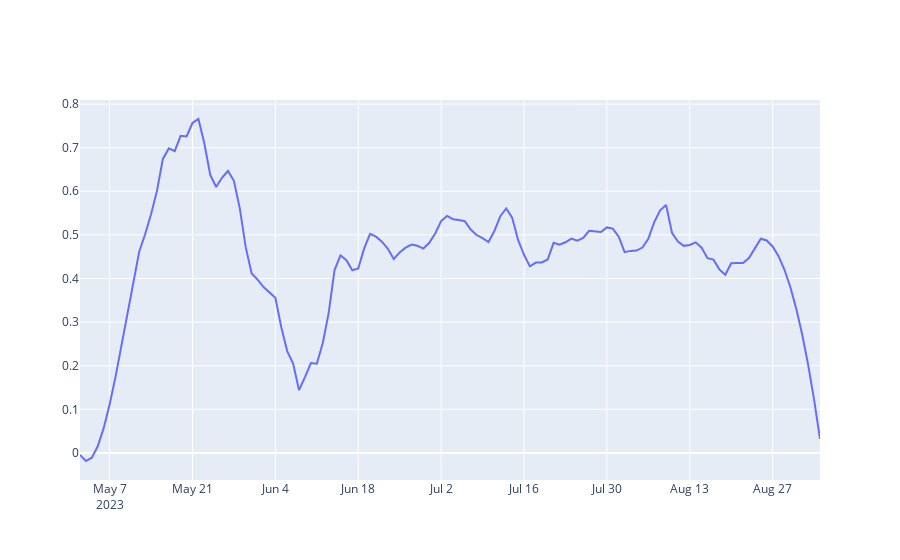

The code cell stored with this chart in its notebook:
### Code cell
from scipy import signal

fig = go.Figure()

fig.add_trace(go.Scatter(
    x=df_plot.Time.values.tolist(),
    y=signal.savgol_filter(df_plot['Score'].values.tolist(),
                           20, # window size used for filtering
                           3), # order of fitted polynomial
    name='Savitzky-Golay'
))
